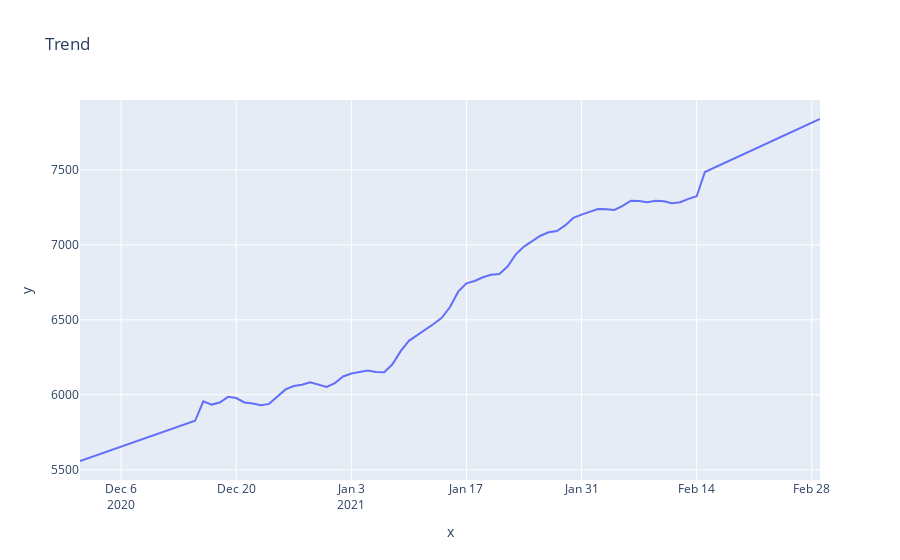
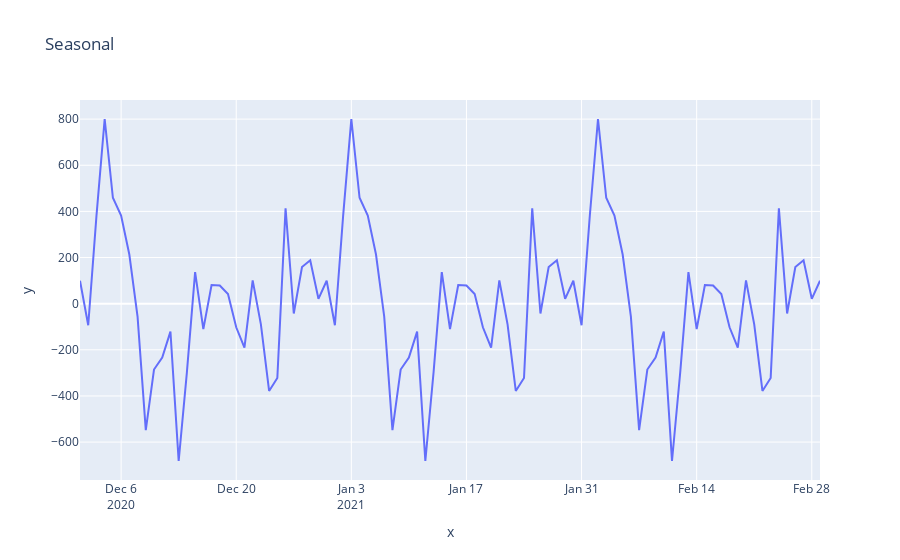
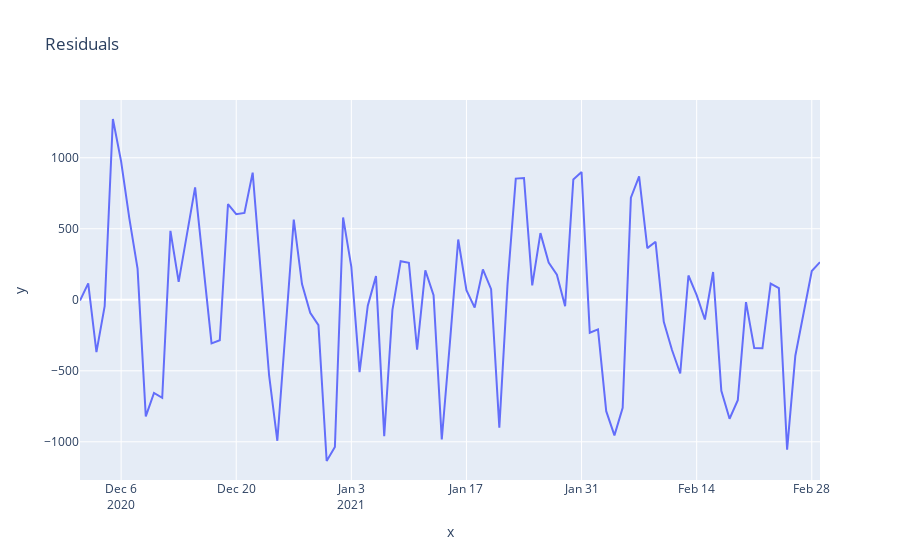
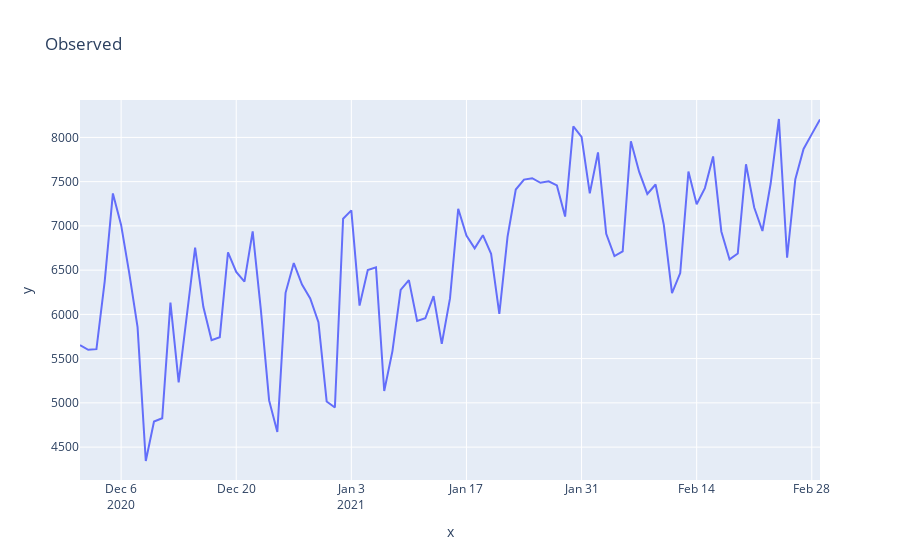

The notebook cell saved with these charts, in order:
### Markdown cell above
### Seasonal Decomposition
We want to see the trends, seasonality and residuals.

This will let us us know if SARIMA is really a useful model for this.

### Code cell
results = seasonal_decompose(training_data_df['dependent'],model="additive",period=30,extrapolate_trend = 30)
fig1 = px.line(results.trend,x=training_data_df.index,y=results.trend, title="Trend")
fig2 = px.line(results.seasonal,x=training_data_df.index,y=results.seasonal, title="Seasonal")
fig3 = px.line(results.resid,x=training_data_df.index,y=results.resid, title="Residuals")
fig4 = px.line(results.observed,x=training_data_df.index,y=results.observed, title="Observed")
fig1.show()
fig2.show()
fig3.show()
fig4.show()
